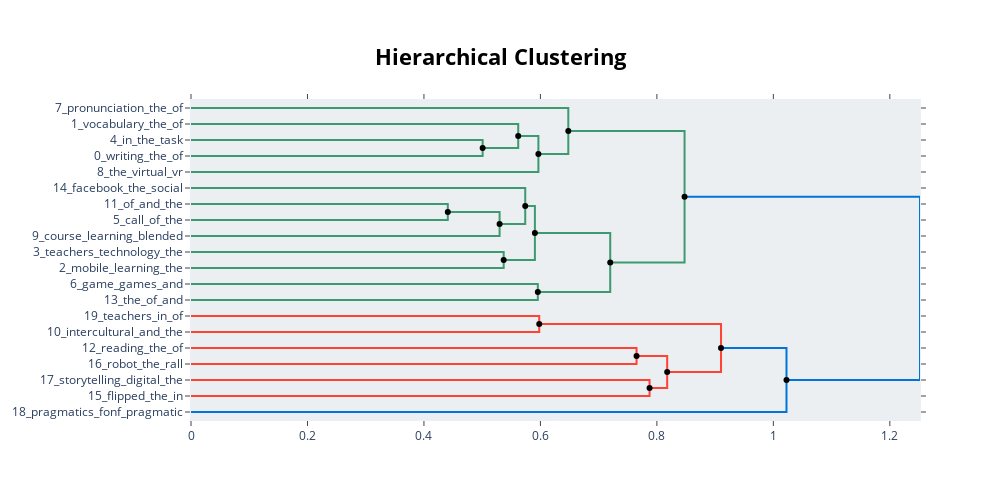

Notebook cell for this chart:
### Code cell
hierarchical_topics = model.hierarchical_topics(docs)
model.visualize_hierarchy(hierarchical_topics=hierarchical_topics)

### Figure 1 — Plotly figure (JSON) as saved in the notebook; plotly's stock layout.template omitted (floating-point values rounded to 4 significant figures)
{"data": [{"hoverinfo": "text", "marker": {"color": "rgb(61,153,112)"}, "mode": "lines", "text": ["mobile_learning_the_mall_of", "", "", "teachers_technology_the_of_and"], "type": "scatter", "x": [0, 0.5008, 0.5008, 0], "xaxis": "x", "y": [-25, -25, -35, -35], "yaxis": "y"}, {"hoverinfo": "text", "marker": {"color": "rgb(61,153,112)"}, "mode": "lines", "text": ["mobile_the_of_and_learning", "", "", "the_of_and_beliefs_in"], "type": "scatter", "x": [0, 0.5619, 0.5619, 0.5008], "xaxis": "x", "y": [-15, -15, -30, -30], "yaxis": "y"}, {"hoverinfo": "text", "marker": {"color": "rgb(61,153,112)"}, "mode": "lines", "text": ["game_games_and_learning_the", "", "", "the_of_and_mobile_learning"], "type": "scatter", "x": [0.5619, 0.5966, 0.5966, 0], "xaxis": "x", "y": [-22.5, -22.5, -45, -45], "yaxis": "y"}, {"hoverinfo": "text", "marker": {"color": "rgb(61,153,112)"}, "mode": "lines", "text": ["call_of_the_learning_and", "", "", "of_and_the_multimodal_in"], "type": "scatter", "x": [0, 0.6479, 0.6479, 0.5966], "xaxis": "x", "y": [-5, -5, -33.75, -33.75], "yaxis": "y"}, {"hoverinfo": "text", "marker": {"color": "rgb(61,153,112)"}, "mode": "lines", "text": ["course_learning_blended_online_the", "", "", "of_the_and_call_to"], "type": "scatter", "x": [0, 0.4409, 0.4409, 0], "xaxis": "x", "y": [-65, -65, -75, -75], "yaxis": "y"}, {"hoverinfo": "text", "marker": {"color": "rgb(61,153,112)"}, "mode": "lines", "text": ["of_the_and_learning_to", "", "", "facebook_the_social_of_and"], "type": "scatter", "x": [0.4409, 0.5299, 0.5299, 0], "xaxis": "x", "y": [-70, -70, -85, -85], "yaxis": "y"}, {"hoverinfo": "text", "marker": {"color": "rgb(61,153,112)"}, "mode": "lines", "text": ["the_and_of_learning_in", "", "", "the_of_and_learning_to"], "type": "scatter", "x": [0, 0.5739, 0.5739, 0.5299], "xaxis": "x", "y": [-55, -55, -77.5, -77.5], "yaxis": "y"}, {"hoverinfo": "text", "marker": {"color": "rgb(61,153,112)"}, "mode": "lines", "text": ["storytelling_digital_the_stories_and", "", "", "the_of_and_learning_in"], "type": "scatter", "x": [0, 0.5369, 0.5369, 0], "xaxis": "x", "y": [-95, -95, -105, -105], "yaxis": "y"}, {"hoverinfo": "text", "marker": {"color": "rgb(61,153,112)"}, "mode": "lines", "text": ["intercultural_and_the_of_icc", "", "", "teachers_in_of_teacher_telecollaboration"], "type": "scatter", "x": [0.5739, 0.5905, 0.5905, 0.5369], "xaxis": "x", "y": [-66.25, -66.25, -100, -100], "yaxis": "y"}, {"hoverinfo": "text", "marker": {"color": "rgb(61,153,112)"}, "mode": "lines", "text": ["the_of_and_learning_in", "", "", "intercultural_and_the_of_in"], "type": "scatter", "x": [0, 0.5956, 0.5956, 0], "xaxis": "x", "y": [-115, -115, -125, -125], "yaxis": "y"}, {"hoverinfo": "text", "marker": {"color": "rgb(61,153,112)"}, "mode": "lines", "text": ["in_the_task_of_and", "", "", "writing_the_of_and_in"], "type": "scatter", "x": [0.5905, 0.7199, 0.7199, 0.5956], "xaxis": "x", "y": [-83.12, -83.12, -120, -120], "yaxis": "y"}, {"hoverinfo": "text", "marker": {"color": "rgb(61,153,112)"}, "mode": "lines", "text": ["the_writing_of_and_in", "", "", "vocabulary_the_of_and_comprehension"], "type": "scatter", "x": [0.6479, 0.8475, 0.8475, 0.7199], "xaxis": "x", "y": [-19.38, -19.38, -101.6, -101.6], "yaxis": "y"}, {"hoverinfo": "text", "marker": {"color": "rgb(255,65,54)"}, "mode": "lines", "text": ["the_of_and_in_to", "", "", "pronunciation_the_of_to_and"], "type": "scatter", "x": [0, 0.598, 0.598, 0], "xaxis": "x", "y": [-135, -135, -145, -145], "yaxis": "y"}, {"hoverinfo": "text", "marker": {"color": "rgb(255,65,54)"}, "mode": "lines", "text": ["the_virtual_vr_of_in", "", "", "the_of_and_in_to"], "type": "scatter", "x": [0, 0.7651, 0.7651, 0], "xaxis": "x", "y": [-155, -155, -165, -165], "yaxis": "y"}, {"hoverinfo": "text", "marker": {"color": "rgb(255,65,54)"}, "mode": "lines", "text": ["the_of_and_in_to", "", "", "robot_the_rall_of_in"], "type": "scatter", "x": [0, 0.7874, 0.7874, 0], "xaxis": "x", "y": [-175, -175, -185, -185], "yaxis": "y"}, {"hoverinfo": "text", "marker": {"color": "rgb(255,65,54)"}, "mode": "lines", "text": ["reading_the_of_and_to", "", "", "the_of_and_in_to"], "type": "scatter", "x": [0.7651, 0.8177, 0.8177, 0.7874], "xaxis": "x", "y": [-160, -160, -180, -180], "yaxis": "y"}, {"hoverinfo": "text", "marker": {"color": "rgb(255,65,54)"}, "mode": "lines", "text": ["flipped_the_in_and_classroom", "", "", "the_of_and_in_to"], "type": "scatter", "x": [0.598, 0.9101, 0.9101, 0.8177], "xaxis": "x", "y": [-140, -140, -170, -170], "yaxis": "y"}, {"hoverinfo": "text", "marker": {"color": "rgb(0,116,217)"}, "mode": "lines", "text": ["the_of_and_in_to", "", "", "pragmatics_fonf_pragmatic_of_the"], "type": "scatter", "x": [0.9101, 1.023, 1.023, 0], "xaxis": "x", "y": [-155, -155, -195, -195], "yaxis": "y"}, {"hoverinfo": "text", "marker": {"color": "rgb(0,116,217)"}, "mode": "lines", "text": ["the_and_of_in_to", "", "", "the_of_and_in_to"], "type": "scatter", "x": [0.8475, 1.252, 1.252, 1.023], "xaxis": "x", "y": [-60.47, -60.47, -175, -175], "yaxis": "y"}, {"hoverinfo": "text", "hovertext": ["game_games_and_learning_the", "of_the_and_learning_to", "intercultural_and_the_of_icc", "in_the_task_of_and", "the_writing_of_and_in", "reading_the_of_and_to", "flipped_the_in_and_classroom", "the_of_and_in_to", "the_and_of_in_to"], "marker": {"color": "black"}, "mode": "markers", "showlegend": false, "type": "scatter", "x": [0.5619, 0.4409, 0.5739, 0.5905, 0.6479, 0.7651, 0.598, 0.9101, 0.8475], "y": [-22.5, -70, -66.25, -83.12, -19.38, -160, -140, -155, -60.47]}, {"hoverinfo": "text", "hovertext": ["the_of_and_beliefs_in", "of_and_the_multimodal_in", "the_of_and_learning_to", "teachers_in_of_teacher_telecollaboration", "writing_the_of_and_in", "vocabulary_the_of_and_comprehension", "the_of_and_in_to", "the_of_and_in_to", "the_of_and_in_to"], "marker": {"color": "black"}, "mode": "markers", "showlegend": false, "type": "scatter", "x": [0.5008, 0.5966, 0.5299, 0.5369, 0.5956, 0.7199, 0.7874, 0.8177, 1.023], "y": [-30, -33.75, -77.5, -100, -120, -101.6, -180, -170, -175]}], "layout": {"autosize": false, "height": 500, "hoverlabel": {"bgcolor": "white", "font": {"family": "Rockwell", "size": 16}}, "hovermode": "closest", "plot_bgcolor": "#ECEFF1", "showlegend": false, "title": {"font": {"color": "Black", "size": 22}, "text": "<b>Hierarchical Clustering</b>", "x": 0.5, "xanchor": "center", "yanchor": "top"}, "width": 1000, "xaxis": {"mirror": "allticks", "rangemode": "tozero", "showgrid": false, "showline": true, "showticklabels": true, "ticks": "outside", "type": "linear", "zeroline": false}, "yaxis": {"mirror": "allticks", "range": [-200, 0], "rangemode": "tozero", "showgrid": false, "showline": true, "showticklabels": true, "tickmode": "array", "ticks": "outside", "ticktext": ["7_pronunciation_the_of", "1_vocabulary_the_of", "4_in_the_task", "0_writing_the_of", "8_the_virtual_vr", "14_facebook_the_social", "11_of_and_the", "5_call_of_the", "9_course_learning_blended", "3_teachers_technology_the", "2_mobile_learning_the", "6_game_games_and", "13_the_of_and", "19_teachers_in_of", "10_intercultural_and_the", "12_reading_the_of", "16_robot_the_rall", "17_storytelling_digital_the", "15_flipped_the_in", "18_pragmatics_fonf_pragmatic"], "tickvals": [-5, -15, -25, -35, -45, -55, -65, -75, -85, -95, -105, -115, -125, -135, -145, -155, -165, -175, -185, -195], "type": "linear", "zeroline": false}}}
